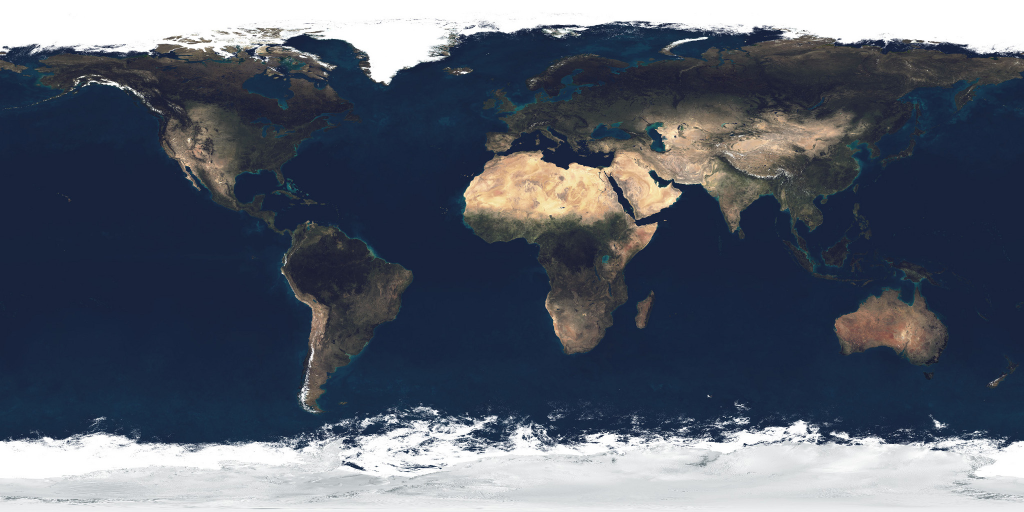
#> input picture 异想天开/assets/earth_day.jpg, 2048 x 1024 px (shown at 1/2 size); its folder holds 2 pictures in this run; the run also reads 1 picture not shown here
$ python -i lottery_sky_demo.py   (imports and definitions only)
#> lines starting #> are read from the running program, lines starting #| are printed output that depends on the picture
#!/usr/bin/env python3
# -*- coding: utf-8 -*-
"""异想天开 · 抽奖星空穿越 DEMO v2（真实贴图 + 连续运镜）

相对 v1 的改进（按反馈）：
  1. 地球 = 真实 NASA 蓝色星球贴图（earth_atmos_2048.jpg）+ 真实云层贴图，
     用 numpy 逐像素光线求交裹到 3D 球体上（球面任意位置都有像素，不存在多边形棱角/
     空洞），带自转、晨昏线、大气边缘辉光。
  2. 摄像机全程连续运动：一条平滑的时间线插值，不再一个阶段“跨”一下；
     空格跳过也是快进式过渡（短促缩放），不是硬切。
  3. 云改用 fBm 分形噪声程序生成（棉絮状、有厚薄层次），不再是圆片拼贴。

流程（连续时间线，约 20 秒）：
  遮罩变浅 → 露出天空并持续上升（穿云、天色变暗）→ 飞出大气层见真实地球
  → 7 颗亮星汇聚成北斗、逐段连线充能 → 光柱射向地球、镜头跟随俯冲
  → 白光化作奖品卡

贴图来源：NASA Blue Marble（公有领域），存放在 异想天开/assets/。
缺失贴图时自动回退为程序生成的地球，仍可运行。

操作：空格/点击=快进到下一幕  R=再抽  T=完整重放  ESC=退出
运行：py 异想天开\\lottery_sky_demo.py
"""
import math
import os
import random
import time

import pygame

# numpy 用于 3D 球体逐像素渲染
try:
    import numpy as np
    HAS_NP = True
except Exception:
    HAS_NP = False

W, H = 1280, 720
FPS = 60
HERE = os.path.dirname(os.path.abspath(__file__))
ASSET_DIR = os.path.join(HERE, "assets")

# 连续时间线上的“幕”边界（秒）。相机参数全部由 t 平滑插值，不在此处硬切。
ACTS = {
    "mask": 0.0,        # 遮罩变浅
    "sky": 2.6,         # 露出天空、开始上升
    "space": 10.4,      # 冲出大气层、地球完整可见
    "constellation": 13.6,  # 汇聚北斗、连线充能
    "beam": 18.6,       # 光柱射向地球 + 俯冲跟随
    "prize": 24.0,      # 白光化作奖品
}
ACT_ORDER = ["mask", "sky", "space", "constellation", "beam", "prize"]
TOTAL_END = 27.0        # 时间线走完（之后停在奖品页）

# 地球自转基准角：让光柱落点（≈t19 的圆盘中心）稳定命中一片沙漠大陆
# （spin≈15° 处贴图为 rgb(0.85,0.71,0.56) 的暖沙色，明显是陆地而非海洋）。
# 自转写成时间的确定函数 spin = _SPIN0 + t*0.032，故 _SPIN0 = 目标角 - 19*0.032。
_SPIN0 = math.radians(15.0) - 19.0 * 0.032

# (名称, 稀有度, 稀有度颜色, 图标种类)
PRIZE_POOL = [
    ("金元宝 x100",    "普通", (170, 170, 170), "ingot"),
    ("木材 x500",      "普通", (170, 170, 170), "wood"),
    ("高级鱼饵 x10",   "稀有", (80, 170, 255), "fish"),
    ("宠物粮食 x20",   "稀有", (80, 170, 255), "bag"),
    ("稀有武将自选箱", "史诗", (190, 110, 255), "chest"),
    ("天赋重置券 x3",  "史诗", (190, 110, 255), "scroll"),
    ("传说武将·吕布",  "传说", (255, 200, 60), "hero"),
    ("神兵·方天画戟",  "传说", (255, 200, 60), "spear"),
]
RARE_W = {"普通": 46, "稀有": 32, "史诗": 16, "传说": 6}

# 北斗七星（屏幕归一化坐标，星座幕补间到位）
DIPPER = [(-0.52, 0.16), (-0.34, 0.30), (-0.14, 0.28), (0.02, 0.12),
          (0.18, 0.00), (0.36, -0.06), (0.52, -0.18)]


def clamp01(t):
    return 0.0 if t < 0.0 else (1.0 if t > 1.0 else t)


def lerp(a, b, t):
    return a + (b - a) * clamp01(t)


# [5 lines left out: function lerp_col, not called in this run]


def ease_out(t):
    return 1 - (1 - clamp01(t)) ** 3


def ease_in(t):
    t = clamp01(t)
    return t * t * t


def ease_in_out(t):
    t = clamp01(t)
    return t * t * (3 - 2 * t)


# [14 lines left out: functions norm, act_at, not called in this run]


_font_cache = {}


# [6 lines left out: function font, not called in this run]


# ── 贴图加载 ─────────────────────────────────────────────────────────────
def _load_texture():
    """返回 (地球日面 RGB ndarray float32 0..1, 云层 alpha ndarray 0..1) 或 (None, None)"""
    if not HAS_NP:
        return None, None
    day_path = os.path.join(ASSET_DIR, "earth_day.jpg")
    if not os.path.exists(day_path):
        # 回退：仓库根目录用户放置的贴图
        alt = os.path.join(os.path.dirname(HERE), "earth_atmos_2048.jpg")
        if os.path.exists(alt):
            day_path = alt
        else:
            alt2 = os.path.join(HERE, "earth_atmos_2048.jpg")
            if os.path.exists(alt2):
                day_path = alt2
    if not os.path.exists(day_path):
        return None, None
    try:
        from PIL import Image
        img = Image.open(day_path).convert("RGB")
#> img is the input picture: PIL image 2048x1024 RGB; mean R, G, B 87.1, 94.3, 107.3
        if img.width > 1024:  # 缩一半，渲染够用且更快
            img = img.resize((img.width // 2, img.height // 2), Image.LANCZOS)
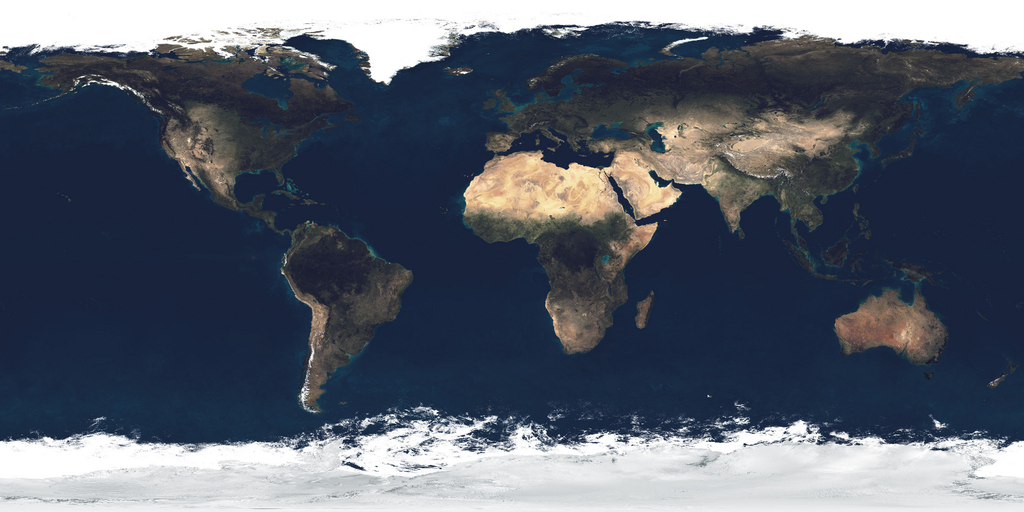
#> img: PIL image 1024x512 RGB; mean R, G, B 87.1, 94.3, 107.2
        day = np.asarray(img, dtype=np.float32) / 255.0
        cloud = None
        cpath = os.path.join(ASSET_DIR, "earth_clouds.png")
        try:   # 云层文件损坏时只丢云层，不连累日面
            if os.path.exists(cpath):
                cimg = Image.open(cpath).convert("RGBA")
                if cimg.width > 1024:
                    cimg = cimg.resize((cimg.width // 2, cimg.height // 2), Image.LANCZOS)
                if cimg.size != (day.shape[1], day.shape[0]):
                    cimg = cimg.resize((day.shape[1], day.shape[0]), Image.LANCZOS)
                ca = np.asarray(cimg, dtype=np.float32)[..., 3] / 255.0
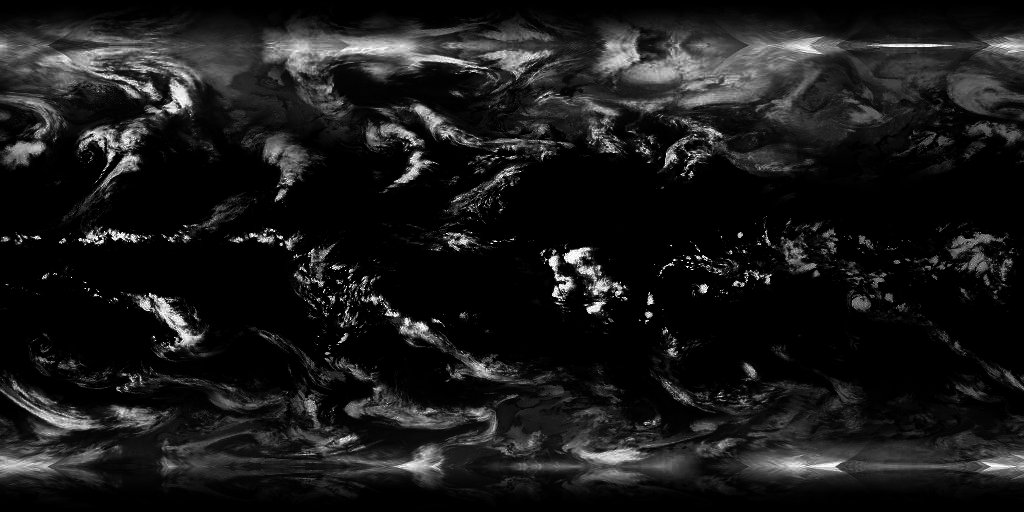
#> ca: shape (512, 1024) float32; min 0, max 1, mean 0.102
                # 云层烘焙进日面贴图：渲染时省掉整整一次全图双线性采样
                # （单次地球渲染成本近半——性能关键）。代价是云不再有
                # 相对地表的独立自转，0.032 rad/s 下几乎看不出。
                day = day * (1 - ca[..., None] * 0.9) + 0.96 * ca[..., None] * 0.9
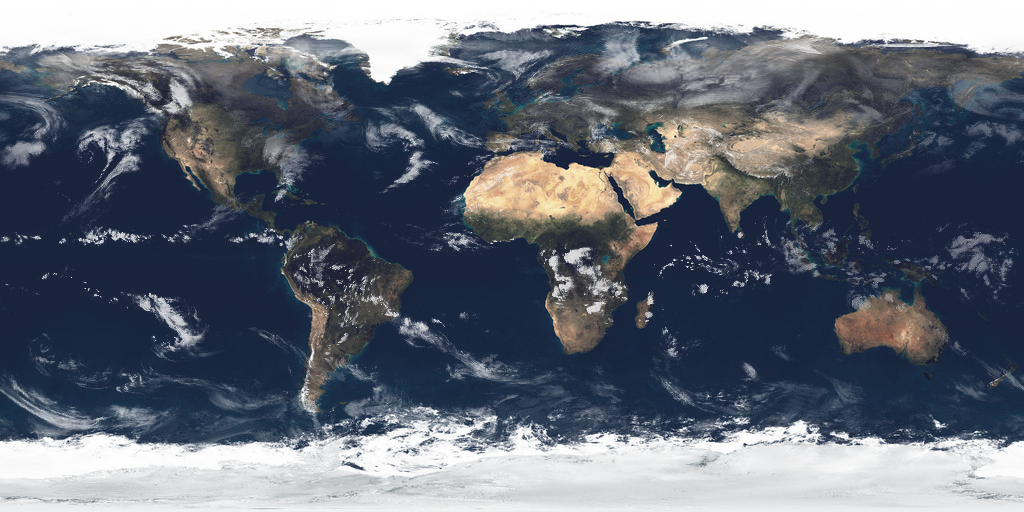
#> day: shape (512, 1024, 3) float32; mean R, G, B 0.396, 0.421, 0.468
        except Exception:
            pass
        return day, cloud
    except Exception:
        return None, None


# [21 lines left out: function _fallback_earth_tex, not called in this run]


# ── 3D 地球：numpy 逐像素光线求交 + 球面贴图（无多边形、无空洞） ─────────
class Earth3D:
    """把等距圆柱投影贴图裹到 3D 球上。

    对屏幕每个像素投一条视线与单位球求交，取交点法线反算经纬度采样贴图。
    球面每像素都有颜色，因此不存在 v1 那种多边形缝隙/空洞。
    """

    # [220 lines left out: functions __init__, kick, _sample, render, _value_noise, make_cloud and 1 more, not called in this run]


# 星点色温库（真实恒星按温度呈蓝白→白→黄→橙红）
_STAR_TEMPS = [(180, 205, 255), (255, 255, 255), (255, 250, 236),
               (255, 240, 205), (255, 220, 175)]


# [142 lines left out: functions make_stars, make_beam, draw_icon, pick_prize, kf, not called in this run]


class LotterySky:
    """连续时间线状态机：所有相机参数由 t 平滑插值，画面之间无跳切"""

    # [299 lines left out: functions __init__, _earth_render_loop, _make_fallback_earth, _make_ground, _draw_ground, _draw_sun and 2 more, not called in this run]

    # ── 连续时间线上的派生量 ──────────────────────────────
    def _mask_alpha(self):
        """遮罩不透明度：0→2.0s 保持全遮，2.0→2.9s 揭开（smoothstep）"""
        return 1.0 - ease_in_out(norm(2.0, 2.9, self.t))

    def _sky_dusk(self):
        """天色变暗程度：2.9→10.4s 从白天到太空黑"""
        return ease_in_out(norm(3.2, 10.4, self.t))

    def _star_alpha(self):
        return ease_in_out(norm(6.0, 10.4, self.t))

    def _alt(self):
        """上升进度（驱动镜头轻微上移/云速），全程缓入缓出"""
        return ease_in_out(norm(2.9, 10.4, self.t))

    def _dive(self):
        """俯冲进度：光柱击中地球后镜头加速扑向地面"""
        return ease_in(norm(19.6, 23.6, self.t))

    # [24 lines left out: function _earth_view, not called in this run]

    def _earth_reveal(self):
        """地球显现度：进太空后从云雾/地平线下浮现（0=不可见 1=完全可见）"""
        return ease_in_out(norm(10.2, 12.6, self.t))

    # [11 lines left out: function _pitch, not called in this run]

    def _dipper_center(self):
        """北斗七星阵列中心（屏幕坐标）"""
        return W * 0.5, H * 0.33

    def _constellation_p(self):
        """亮星汇聚进度：13.6→16.4s"""
        return ease_in_out(norm(13.6, 16.4, self.t))

    def _line_p(self):
        """连线进度：15.4→17.6s"""
        return ease_in_out(norm(15.4, 17.6, self.t))

    def _charge_p(self):
        """充能进度：17.4→18.6s"""
        return ease_in_out(norm(17.4, 18.6, self.t))

    def _beam_p(self):
        """光柱从北斗射向地球的长度进度：18.6→19.6s"""
        return ease_in_out(norm(18.6, 19.6, self.t))

    def act(self):
        return act_at(self.t if self.fast_forward <= 0 else min(self.t + self.fast_forward, TOTAL_END))

    # ── 更新 ──────────────────────────────────────────────
    # [298 lines left out: functions update, _update_birds, _update_clouds, skip, reroll, replay and 5 more, not called in this run]

    def _dive_cloud_p(self):
        """俯冲穿云遮罩进度：贴近地面云层时云雾上涌充满全屏（→ 白光 → 抽卡）"""
        return ease_in_out(norm(22.4, 23.9, self.t))

    # [438 lines left out: functions _draw_dive_clouds, _draw_earth, _get_glow, _draw_constellation, _beam_strike, _draw_beam and 7 more, not called in this run]


# [2 lines not run here, left out]

>>> result = _load_texture()
